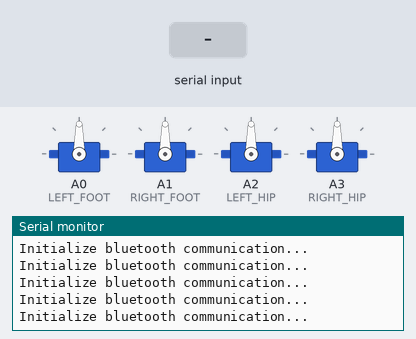
A sketch run on a simulated Arduino Uno, built with avr-gcc and run on an emulated ATmega328P. Parts: 4 × servo, the last lines printed to the serial monitor. The test bench sets the inputs (shaded band). Random numbers use the default seed unless the sketch sets one.

Above: at 1.2 s.
1.3 s: "a" received over Serial
At 1.48 s:
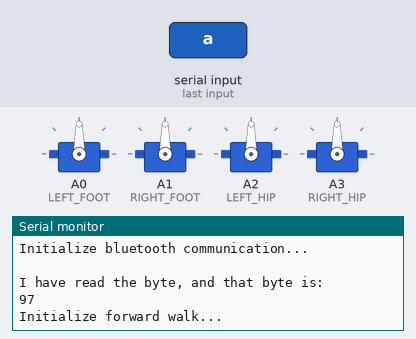
2.9 s: byte 0 (0) received over Serial
At 3.01 s:
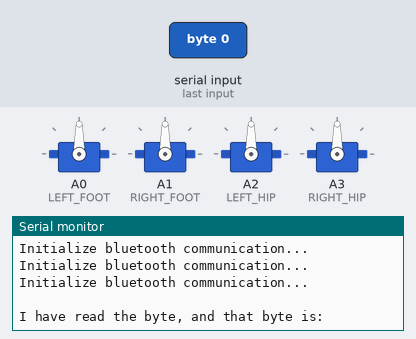
5.9 s: "b" received over Serial
At 6.06 s:
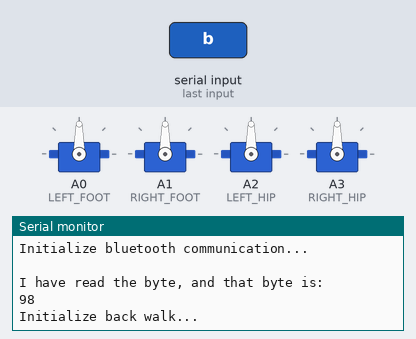
7.5 s: "c" received over Serial
At 7.67 s:
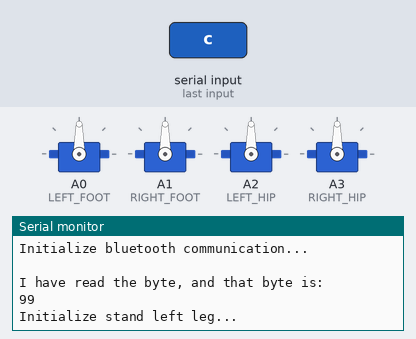
Timing chart, 0 to 10.5 s (numbered marks = the images above; inputs shaded):
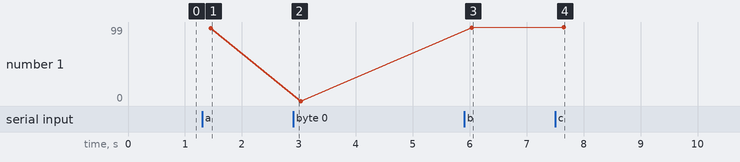

The sketch:

miia_sample_code_v1.ino
```cpp
//Included libraries here
#include <Servo.h>

//Define servo motor objects
Servo myservo_0; //left  ankle
Servo myservo_1; //right ankle
Servo myservo_2; //left  hip
Servo myservo_3; //right hip

// constant definitions

// change pins according to which servos are connected where
#define LEFT_FOOT A0
#define RIGHT_FOOT A1
#define LEFT_HIP A2
#define RIGHT_HIP A3

// change to true/false to enable use of bluetooth module
#define BLUETOOTH_COMMS true

//Define global variables
int  Init,increment,angle,steps;
int  left_leg,right_leg,left_hip,right_hip;
long randomNumber;
byte byteRead;

int  initial[4] = {90,90,90,90};
int  Range[4] = {0,0,0,0};
int  NewArray[4] = {0,0,0,0};

//Function declarations
//===============================================

//Fundamentals
void sweep_write(int NewArray);
void initialpos(); //pass

//Dynamic
//walk functions
void walk_forward(int steps);
void walk_back(int steps);

//turning functions
void turn_right(int angle);
void turn_right_back(int angle);
void turn_left(int angle);
void turn_left_back(int angle);

//Static
void toe_stand();
void heal_stand();

void left_foot_tap();
void right_foot_tap();

void stand_leg_left();
void stand_leg_right();

void right_foot_wave();
void left_foot_wave();

void half_fwd_hiproll();
void half_bck_hiproll();
void full_hiproll();

void left_hiproll();
void right_hiproll();


//random function
void randomFidget();

//Communication
void bluetoothControl();

//=============================================

void setup() {

  //Put your setup code here, to run once:
  Serial.begin(9600);

  //Click Ctrl+shift+M to see serial monitor
  Serial.println("Start of Code...");

  //configure pin modes
  pinMode(LEFT_FOOT, OUTPUT);
  pinMode(RIGHT_FOOT, OUTPUT);
  pinMode(LEFT_HIP, OUTPUT);
  pinMode(RIGHT_FOOT, OUTPUT);

  // configure servos
  myservo_0.attach(LEFT_FOOT);  // attaches the servo on pin 9 to the left leg
  myservo_1.attach(RIGHT_FOOT); //attaches the servo on pin 10 to the right leg
  myservo_2.attach(LEFT_HIP);  // attaches the servo on pin 11 to the left hip
  myservo_3.attach(RIGHT_HIP); //attaches the servo on pin 10 to the right hip

  //Set initial position of motors
  myservo_0.write(90);
  myservo_1.write(90);
  myservo_2.write(90);
  myservo_3.write(90);

  //Initial positions
  increment = 1;
  Init = 0;

  //random seed function to make the randomfidget to start at different places
  randomSeed(analogRead(0));

  if (not BLUETOOTH_COMMS)
  {
    // delay before controllable - add a bluetooth? flag above, if using bluetooth comms don't need this, else, do so MiiA doesn't walk immediately
    delay(10000);
    Serial.println("Waited 10 Seconds!");
  }
  Serial.println("Okay go");
}

void loop() {

  //Call functions here.
  if (BLUETOOTH_COMMS)
  {
    bluetoothControl();
  }
  else
  {
    randomFidget();
  }

}

//=============================================
//=============================================
//FUNCTION DEFINITIONS
//=============================================
//=============================================

//=============================================
//FUNCTION NAME: Initial position
//DESCRIPTION:
/*
 This sets all the motors to the horizontal
 position.
*/
//=============================================
//INTIAL POSITION
void initialpos(){

  //set the motors to the inital positions
  NewArray[0] = 90;
  NewArray[1] = 90;
  NewArray[2] = 90;
  NewArray[3] = 90;
  Serial.println("Motors set to initial position");
  sweep_write(NewArray);
}
//=============================================
//FUNCTION NAME: Sweep write
//DESCRIPTION:
/*
This function ensures the motors will sweep to
each position given to it.Input to the function
is an array.The resolution of the
sweep will be set by the increment amount.
*/
//=============================================
//SWEEP WRITE
void sweep_write(int NewArray[4]){

  //This runs once
  if(Init == 0){
       Serial.println("Initial run");
      //range initalised
      Range[0] = 0;
      Range[1] = 0;
      Range[2] = 0;
      Range[3] = 0;

      //initial position of the motors
      initial[0] = 90;
      initial[1] = 90;
      initial[2] = 90;
      initial[3] = 90;

      //initial change
      Init = 1;
    }

  for(int i = 0; i<4; i++){

      if (NewArray[i] == -1){
        Range[i] = 0;
        }
      else{

        Range[i] = abs(NewArray[i] - initial[i]);
        }
    }

  //Set the direction variables to add or subract
  //from the position
  int dir[4] = {0,0,0,0};
  for(int k = 0; k<4; k++){

    if (NewArray[k]< initial[k]){
      dir[k] = 1; //Subtract from the last one
      }

    else if ( NewArray[k] > initial[k]){
      dir[k] = 2; //Add to the last one
      }

    else{
      dir[k] = 3;//do nothing this is a no write
      }
    }

  //calculating the max range
  //This ensures that the max range is known so the
  //motors can be moved equally
  int max1 = max(Range[0],Range[1]);
  int max2 = max(Range[2],Range[3]);
  int max3 = max(max1,max2);

  for (int j = 0; j < max3;j+=increment){
    for(int l = 0; l<4; l+=1){
      if (j<Range[l]){
        if(dir[l] == 1){
          initial[l] = initial[l]-increment;
          }
        else if(dir[l] == 2){
          initial[l] = initial[l]+increment;
          }
         else{
          initial[l] = initial[l];
          }
        }
      }

    //this is where we write to the motors

    Serial.println("Write the values to the motors");
    //servo write
    myservo_0.write(initial[0]);
    myservo_1.write(initial[1]);
    myservo_2.write(initial[2]);
    myservo_3.write(initial[3]);
    //delay(15);
    }
  }
//=============================================
//FUNCTION NAME:walk_forward
//DESCRIPTION:
/*
This function enables the robot to walk forward
Input an odd amount of steps when enabling this
function.
*/
//=============================================
//walk_forward
void walk_forward(int steps){

  Serial.println("Initialize forward walk...");
  //this is the initial variable
  int dir = 1;
  int x = 1;

  for (int k = 0;k<=steps;k += 1){

 //this is the initial position
 //*************************************

     if(dir ==1){
        dir = 2;
        NewArray[0] = 110;
        NewArray[1] = 170;
        NewArray[2] = -1;
        NewArray[3] = -1;
        Serial.println("Stand left. leg-phase 2");
        sweep_write(NewArray);

     }
    else{
       dir = 1;
       NewArray[0] = 10;
       NewArray[1] = 70;
       NewArray[2] = -1;
       NewArray[3] = -1;
       Serial.println("Stand right. leg-phase 1");
       sweep_write(NewArray);
    }

  //this is the hip rotation
  //*************************************
  x = -1*x;

  NewArray[0] = -1;
  NewArray[1] = -1;
  NewArray[2] = 90 - x*30;
  NewArray[3] = 90 - x*30;
  Serial.println("Hip Rotation. leg-phase 2");
  sweep_write(NewArray);

//this is the end of the step
//**************************************
  NewArray[0] = 90;
  NewArray[1] = 90;
  NewArray[2] = -1;
  NewArray[3] = -1;
  Serial.println("Foot down. leg-phase 3");
  sweep_write(NewArray);
  }
}

//=============================================
//FUNCTION NAME:walk_back
//DESCRIPTION:
/*
This function enables the robot to walk backwards
Input an odd amount of steps when enabling this
function.
*/
//=============================================
//walk_back
void walk_back(int steps){

  Serial.println("Initialize back walk...");
  //this is the initial variable
  int dir = 1;
  int x = 1;

  for (int k = 0;k<=steps;k += 1){

 //this is the initial position
 //*************************************

     if(dir ==1){
        dir = 2;
        NewArray[0] = 110; //left ankle
        NewArray[1] = 170; //right ankle
        NewArray[2] = -1;
        NewArray[3] = -1;
        Serial.println("Stand left. leg-phase 2");
        sweep_write(NewArray);

     }
    else{
       dir = 1;
       NewArray[0] = 10;
       NewArray[1] = 70;
       NewArray[2] = -1;
       NewArray[3] = -1;
       Serial.println("Stand right. leg-phase 1");
       sweep_write(NewArray);
    }

  //this is the hip rotation
  //*************************************
  x = -1*x;

  NewArray[0] = -1;
  NewArray[1] = -1;
  NewArray[2] = 90 + x*30;
  NewArray[3] = 90 + x*30;
  Serial.println("Hip Rotation. leg-phase 2");
  sweep_write(NewArray);

//this is the end of the step
//**************************************
  NewArray[0] = 90;
  NewArray[1] = 90;
  NewArray[2] = -1;
  NewArray[3] = -1;
  Serial.println("Foot down. leg-phase 3");
  sweep_write(NewArray);
  }
}
//Turning funtions need to be made here


//=============================================
//FUNCTION NAME: Toe_stand
//DESCRIPTION:
/*
 Robot stand on toes
*/
//=============================================
//toe_stand
void toe_stand(){

  Serial.println("Initialize toe_stand...");
  //stand on toes
  NewArray[0] = 30;
  NewArray[1] = 150;
  NewArray[2] = -1;
  NewArray[3] = -1;
  sweep_write(NewArray);
  }
//=============================================
//=============================================
//FUNCTION NAME: heal_stand
//DESCRIPTION:
/*
 Robot stand on heals
*/
//=============================================
//heal_stand
void heal_stand(){
  //stand on heals now
  Serial.println("Initialize heal_stand...");
  NewArray[0] = 160;
  NewArray[1] = 20;
  NewArray[2] = -1;
  NewArray[3] = -1;
  sweep_write(NewArray);
  }
//=============================================
//FUNCTION NAME: left_foot_tap
//DESCRIPTION:
/*
Robot taps left foot. This function needs to be
looped to work
*/
//=============================================
//left_foot_tap
void left_foot_tap(){
  Serial.println("Initialize left foot tap...");
  initialpos();
  //this is the tap
  NewArray[0] = 110;
  NewArray[1] = -1;
  NewArray[2] = -1;
  NewArray[3] = -1;
  sweep_write(NewArray);
  }
//=============================================

//FUNCTION NAME: Initial positon
//DESCRIPTION:
/*
 Robot taps right foot. This function needs to be
 looped to work.
*/
//=============================================
//right_foot_tap
void right_foot_tap(){
  Serial.println("Initialize right foot tap...");
  initialpos();
  //this is the tap
  NewArray[0] = -1;
  NewArray[1] = 70;
  NewArray[2] = -1;
  NewArray[3] = -1;
  sweep_write(NewArray);
  }
//=============================================
//FUNCTION NAME: stand_leg_left
//DESCRIPTION:
/*
stand on left leg
*/
//=============================================
//stand_leg_left
void stand_leg_left(){
  Serial.println("Initialize stand left leg...");
  NewArray[0] = 120;
  NewArray[1] = 170;
  NewArray[2] = 90;
  NewArray[3] = 90;
  //write to the motors
  sweep_write(NewArray);
  }
//=============================================
//=============================================
//FUNCTION NAME: stand_leg_right
//DESCRIPTION:
/*
stand on right leg
*/
//=============================================
//stand_leg_right
void stand_leg_right(){
  Serial.println("Initialize stand right leg...");
  NewArray[0] = 10;
  NewArray[1] = 60;
  NewArray[2] = 90;
  NewArray[3] = 90;

  //write to the motors
  sweep_write(NewArray);
  }
//=============================================
//FUNCTION NAME: right_foot_wave
//DESCRIPTION:
/*
Stand on right foot and wave with the other foot
*/
//=============================================
//right_foot_wave
void right_foot_wave(){
  Serial.println("Initialize right foot wave...");
  stand_leg_left();

  for(int i = 0; i<=1; i+=1){
    NewArray[0] = -1;
    NewArray[1] = 70;
    NewArray[2] = -1;
    NewArray[3] = -1;
    //write to the motors
    sweep_write(NewArray);

    NewArray[0] = -1;
    NewArray[1] = 120;
    NewArray[2] = -1;
    NewArray[3] = -1;
    //write to the motors
    sweep_write(NewArray);
  }
}
//=============================================
//FUNCTION NAME: left_foot_wave
//DESCRIPTION:
/*
 Stand on left foot and wave with the other foot
*/
//=============================================
//left_foot_wave
void left_foot_wave(){
  Serial.println("Initialize left foot wave...");
  stand_leg_right();

  for(int i = 0; i<=1; i+=1){
    NewArray[0] = 120;
    NewArray[1] = -1;
    NewArray[2] = -1;
    NewArray[3] = -1;
    //write to the motors
    sweep_write(NewArray);

    NewArray[0] = 70;
    NewArray[1] = -1;
    NewArray[2] = -1;
    NewArray[3] = -1;
    //write to the motors
    sweep_write(NewArray);
  }
 }
//=============================================
//FUNCTION NAME: half_fwd_hiproll
//DESCRIPTION:
/*
half a hip roll with both legs forward.This function
needs to be looped to work.
*/
//=============================================
//half_fwd_hiproll
void half_fwd_hiproll(){
  Serial.println("Initialize half fwd hiproll...");
  initialpos();
  NewArray[0] = -1;
  NewArray[1] = -1;
  NewArray[2] = 70;
  NewArray[3] = 110;
  //write to the motors
  sweep_write(NewArray);
  }
//=============================================
//FUNCTION NAME: half_bck_hiproll
//DESCRIPTION:
/*
half a hip roll with both legs backwards.This function needs
to be looped to work
*/
//=============================================
//half_bck_hiproll
void half_bck_hiproll(){
  Serial.println("Initialize half bck hiproll...");
  initialpos();
  NewArray[0] = -1;
  NewArray[1] = -1;
  NewArray[2] = 110;
  NewArray[3] = 70;
  //write to the motors
  sweep_write(NewArray);
  }
//=============================================
//FUNCTION NAME: full_hiproll
//DESCRIPTION:
/*
full hiproll with both legs.This needs to be looped
to work.
*/
//=============================================
//full_hiproll
void full_hiproll(){
  Serial.println("Initialize full hiproll...");
  NewArray[0] = 90;
  NewArray[1] = 90;
  NewArray[2] = 110;
  NewArray[3] = 70;
  //write to the motors
  sweep_write(NewArray);

  NewArray[0] = 90;
  NewArray[1] = 90;
  NewArray[2] = 70;
  NewArray[3] = 110;
  //write to the motors
  sweep_write(NewArray);
}
//=============================================
//FUNCTION NAME: left_hiproll
//DESCRIPTION:
/*
hiproll with the left leg.This function needs to
looped to work.
*/
//=============================================
//left_hiproll
void left_hiproll(){
  Serial.println("Initialize left leg hiproll...");
  initialpos();
  NewArray[0] = -1;
  NewArray[1] = -1;
  NewArray[2] = 70;
  NewArray[3] = -1;
  //write to the motors
  sweep_write(NewArray);

  }
//=============================================
//FUNCTION NAME: right_hiproll
//DESCRIPTION:
/*
hiproll with the right leg.This function needs
to be looped to be work.
*/
//=============================================
//right_hiproll
void right_hiproll(){
  Serial.println("Initialize right hiproll...");
  initialpos();
  NewArray[0] = -1;
  NewArray[1] = -1;
  NewArray[2] = -1;
  NewArray[3] = 110;
  //write to the motors
  sweep_write(NewArray);
  }
//=============================================
//FUNCTION NAME: randomFidget
//DESCRIPTION:
/*
This function chooses 2 random numbers which corresponds
to a function and delay between functions. By doing this
the function will make the robot fidget,this funcion can be
used to give life to miia
*/
//=============================================
//RandomFidget
void randomFidget(){
  Serial.println("Initialize Random fidget...");
  increment = 3;
  initialpos();

  //random numbers generated
  randomNumber = random(1,20);
  delay(randomNumber*1000);

  randomNumber = random(1,14);
  //switch statement which chooses which function to use
  //in each case.
  switch(randomNumber){

    case 1:{
    //this taps the left foot 5 times
      for(int k=0;k<=5;k+=1){
        left_foot_tap();
        }
      break;
    }
     case 2:{
      //this taps the left and right foot 5 times
      for(int k=0;k<=5;k+=1){
        left_foot_tap();
        right_foot_tap();
        delay(50);
        }
      break;
    }
     case 3:{
      for(int k=0;k<=4;k+=1){
       left_hiproll();
      }
      break;
    }
     case 4:{
      stand_leg_left();
      delay(2000);
      break;
    }
     case 5:{
      stand_leg_right();
      delay(500);
      break;
    }
     case 6:{
       for(int k=0;k<=3;k+=1){
        full_hiproll();
       }
       break;
    }
     case 7:{
       for(int k=0;k<=2;k+=1){
         right_foot_wave();
         left_foot_wave();
         delay(50);
       }
      break;
    }
     case 8:{
      right_foot_wave();
      break;

    }
     case 9:{
       left_foot_wave();
       break;
    }
     case 10:{
      for(int k=0;k<=2;k+=1){
        toe_stand();
        heal_stand();
      }
      break;
    }
     case 11:{
      toe_stand();
      break;
    }
     case 12:{
      heal_stand();
      break;
    }
      case 13:{
      for(int k=0;k<=5;k+=1){
      right_foot_tap();
      }
      break;
    }
    case 14:{
      for(int k=0;k<=4;k+=1){
       right_hiproll();
      }
      break;
    }
  }
  randomNumber = random(1,14);
  delay(randomNumber*1000);

}
//=============================================
//FUNCTION NAME: Bluetooth communication
//DESCRIPTION:
/*
This function is used with a bluetooth chip HC06 bluetooth chip.The function
can be conditions can be changed depending on what is required.
*/
//=============================================
//bluetoothControl
void bluetoothControl(){
  Serial.println("Initialize bluetooth communication...");
  //This waits for a connection from a bluetooth device
  if (Serial.available()){
    byteRead = Serial.read();
    Serial.println(" ");
    Serial.println("I have read the byte, and that byte is: ");
    Serial.println(byteRead);

    //switch(byteRead)
    if (byteRead == 'a'){
      //this will be the walk forward
      steps = 3;
      increment = 5;
      walk_forward(steps);
      byteRead == 0;
    }
    if (byteRead == 'b'){
      //this will be the walk back
      steps = 3;
      increment = 5;
      walk_back(steps);
      byteRead == 0;
    }
    if (byteRead == 'c'){
      //this will be the walk left, however we will use left leg
      stand_leg_left();
      byteRead == 0;
    }
    if (byteRead == 'd'){
      //this will be the walk right, however we will use right leg
      stand_leg_right();
      byteRead == 0;
    }
    if (byteRead == 'e'){
      //this will be the walk right, however we will use right leg
      initialpos();
      byteRead == 0;
    }
    if (byteRead == 'f'){
      //this will be the walk right, however we will use right leg
      for(int k=0;k<=5;k+=1){
        right_foot_tap();
      }
      byteRead == 0;
    }
    if (byteRead == 'g'){
      //this will be the walk right, however we will use right leg
      for(int k=0;k<=5;k+=1){
        left_foot_tap();
      }
      byteRead == 0;
    }
    if (byteRead == 'h'){
      //this will be the walk right, however we will use right leg
       for(int k=0;k<=3;k+=1){
        full_hiproll();
       }
      byteRead == 0;
    }
    if (byteRead == 'i'){
      //this will be the walk right, however we will use right leg
      right_foot_wave();
      byteRead == 0;
    }
    if (byteRead == 'j'){
      //this will be the walk right, however we will use right leg
      left_foot_wave();
      byteRead == 0;
    }
  }
}
//=============================================
//END OF PROGRAM
//=============================================
```

Measured:
- after the input at 1.3 s, the serial monitor: prints a new line after 0.11 s (image 1)
- after the input at 5.9 s, the serial monitor: prints a new line after 0.14 s (image 3)
- after the input at 7.5 s, the serial monitor: prints a new line after 0.15 s (image 4)
- plotted number 1: 97 → 0 after the input at 2.9 s, 0 → 98 after the input at 5.9 s, 98 → 99 after the input at 7.5 s
